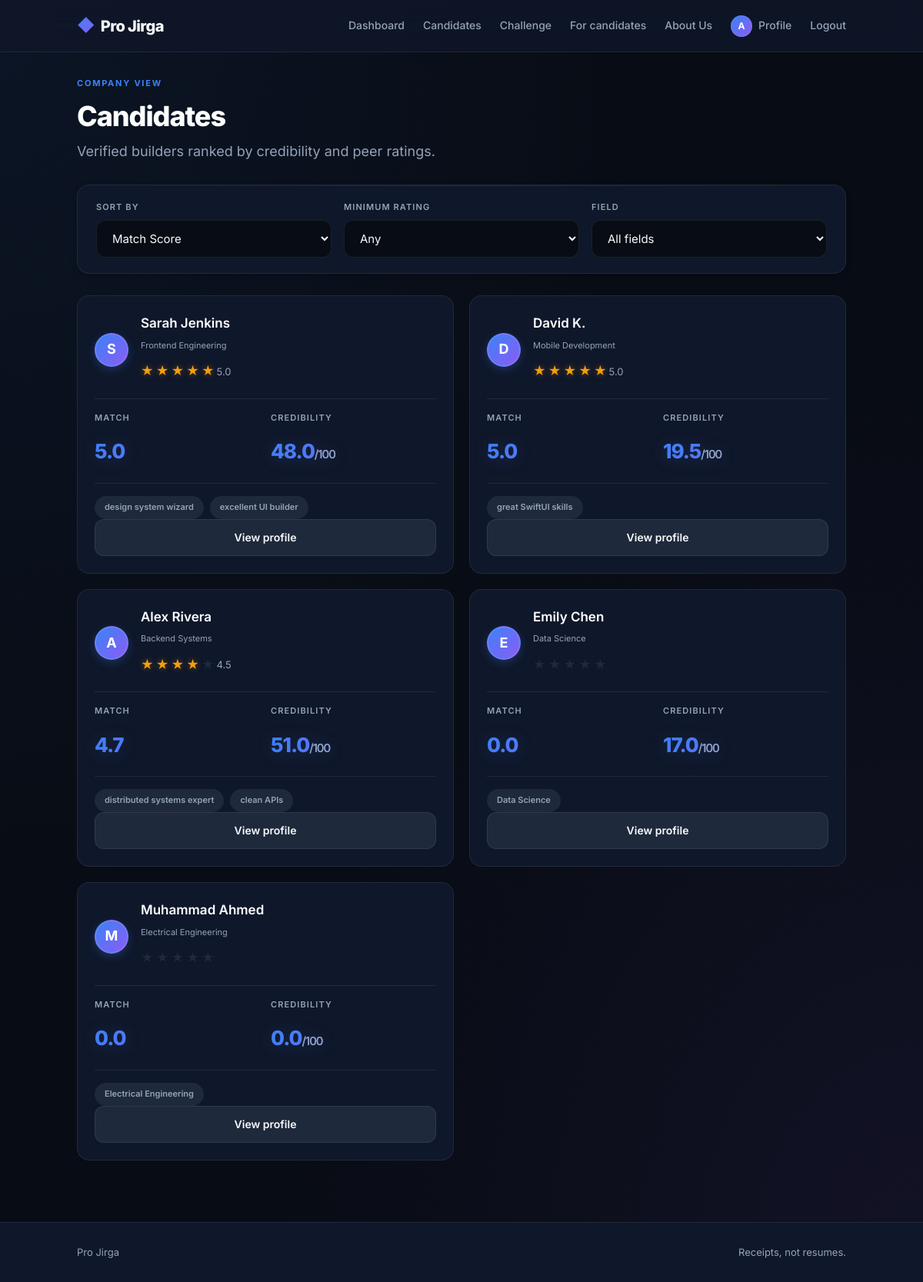
The page /company (signed in) on the database its author committed.
### tables this page shows
CREATE TABLE user (
        id INTEGER PRIMARY KEY AUTOINCREMENT,
        name TEXT NOT NULL,
        email TEXT UNIQUE NOT NULL,
        email_verified INTEGER DEFAULT 0,
        user_type TEXT NOT NULL,
        field TEXT NOT NULL,
        github_username TEXT,
        credibility_score REAL DEFAULT 0,
        match_score REAL DEFAULT 0,
        created_at TEXT NOT NULL
    );

CREATE TABLE rating (
        id INTEGER PRIMARY KEY AUTOINCREMENT,
        rater_id INTEGER NOT NULL,
        rated_user_id INTEGER NOT NULL,
        stars INTEGER NOT NULL,
        tag TEXT,
        created_at TEXT NOT NULL
    );

### Backend/app.py (the view)
@app.route("/company", methods=["GET"])
def company_view():
    db = get_db()
    field = request.args.get("field")
    min_rating = request.args.get("min_rating", type=float)
    sort_by = request.args.get("sort", "match_score")
    query = "SELECT * FROM user WHERE email_verified = 1"
    params = []
    if field:
        query += " AND field = ?"
        params.append(field)
    if min_rating is not None:
        query += " AND match_score >= ?"
        params.append(min_rating)
    query += " ORDER BY credibility_score DESC" if sort_by == "credibility_score" else " ORDER BY match_score DESC"
    users = db.execute(query, params).fetchall()
    candidates = []
    for u in users:
        ratings = db.execute(
            "SELECT stars FROM rating WHERE rated_user_id = ?", (u["id"],)
        ).fetchall()
        avg_stars = sum(r["stars"] for r in ratings) / len(ratings) if ratings else 0
        tags = [
            r["tag"] for r in db.execute(
                "SELECT tag FROM rating WHERE rated_user_id = ? AND tag IS NOT NULL LIMIT 3",
                (u["id"],),
            ).fetchall()
        ]
        candidates.append({
            "id": u["id"],
            "name": u["name"],
            "field": u["field"],
            "credibility_score": normalized_credibility(u["credibility_score"]),
            "match_score": round(u["match_score"], 1),
            "avg_stars": round(avg_stars, 1),
            "tags": tags or [u["field"]],
            "slug": user_slug(u),
        })
    fields = [r[0] for r in db.execute("SELECT DISTINCT field FROM user").fetchall()]
    return render_template(
        "company_view.html",
        candidates=candidates,
        fields=fields,
        current_sort=sort_by,
        current_min_rating=min_rating,
        current_field=field,
    )

### Backend/app.py (called while the page is built)
def get_db():
    if "db" not in g:
        g.db = sqlite3.connect(DB_PATH)
        g.db.row_factory = sqlite3.Row
    return g.db

def normalized_credibility(score):
    return min(100, round(float(score or 0) * 10, 1))

def get_current_user():
    user_id = session.get("user_id")
    if not user_id:
        return None
    return get_db().execute("SELECT * FROM user WHERE id = ?", (user_id,)).fetchone()

@app.context_processor
def inject_globals():
    user = get_current_user()
    return {
        "current_user": user,
        "normalized_credibility": normalized_credibility,
        "time_ago": time_ago,
    }

def user_slug(user):
    return user["github_username"] or user["email"].split("@")[0]

### Frontend/templates/company_view.html (shortened to what this page needs)
{% extends "base.html" %}
{% block content %}
<section>
  <header class="page-head">
    <div>
      <p class="eyebrow">Company view</p>
      <h1>Candidates</h1>
      <p class="lede">Verified builders ranked by credibility and peer ratings.</p>
    </div>
  </header>
  <form class="filters card" method="get" action="{{ url_for('company_view') }}">
    <label class="filter">
      <span class="label small">Sort by</span>
      <select name="sort" onchange="this.form.submit()">
        <option value="match_score" {% if current_sort != 'credibility_score' %}selected{% endif %}>Match Score</option>
      </select>
    </label>
    <label class="filter">
      <span class="label small">Minimum rating</span>
      <select name="min_rating" onchange="this.form.submit()">
        <option value="" {% if not current_min_rating %}selected{% endif %}>Any</option>
      </select>
    </label>
    {% if fields %}
    <label class="filter">
      <span class="label small">Field</span>
      <select name="field" onchange="this.form.submit()">
        <option value="">All fields</option>
      </select>
    </label>
    {% endif %}
  </form>
  {% if candidates %}
  <div class="candidates">
    {% for c in candidates %}
    <article class="candidate-card">
      <div class="candidate-top">
        <div class="avatar sm">{{ c.name[0] }}</div>
        <div>
          <h3>{{ c.name }}</h3>
          <p class="muted xsmall">{{ c.field }}</p>
          <div class="stars-row">
            {% for i in range(1,6) %}
              <span class="star {% if c.avg_stars and i <= c.avg_stars|round(0,'floor') %}filled{% endif %}">★</span>
            {% endfor %}
            {% if c.avg_stars %}<span class="muted small">{{ c.avg_stars }}</span>{% endif %}
          </div>
        </div>
      </div>
      <div class="candidate-scores">
        <div>
          <span class="label small">Match</span>
          <span class="score-value sm">{{ c.match_score }}</span>
        </div>
        <div>
          <span class="label small">Credibility</span>
          <span class="score-value sm">{{ c.credibility_score }}<span class="score-max">/100</span></span>
        </div>
      </div>
      <div class="tag-cloud">
        {% for t in c.tags %}<span class="tag">{{ t }}</span>{% endfor %}
      </div>
      <a href="{{ url_for('profile', username=c.slug) }}" class="btn btn-secondary btn-block">View profile</a>
    </article>
    {% endfor %}
  </div>
  {% else %}
  <div class="empty-state card">
    <span class="empty-icon">🔍</span>
    <p>No candidates match your filters yet.</p>
    <a href="{{ url_for('landing') }}" class="btn btn-primary">Join Pro Jirga</a>
  </div>
  {% endif %}
</section>
{% endblock %}

### Frontend/templates/base.html (shortened to what this page needs)
<!DOCTYPE html>
<html lang="en">
<head>
  <link rel="stylesheet" href="{{ url_for('static', filename='css/style.css') }}">
</head>
<body>
  <header class="nav">
    <div class="nav-inner">
      <a href="{{ url_for('dashboard') if current_user else url_for('landing') }}" class="logo">
        <span class="logo-mark">◆</span> Pro Jirga
      </a>
      {% if current_user %}
      <nav class="nav-links" aria-label="Primary navigation">
        <a href="{{ url_for('dashboard') }}">Dashboard</a>
        <a href="{{ url_for('company_view') }}">Candidates</a>
        <a href="{{ url_for('challenge_page') }}">Challenge</a>
        <a href="{{ url_for('dashboard') }}" class="muted">For candidates</a>
        <a href="{{ url_for('about') }}" class="muted">About Us</a>
        <a href="{{ url_for('profile', username=current_user.github_username or current_user.email.split('@')[0]) }}" class="nav-profile">
          <span class="avatar xs">{{ current_user.name[0]|upper }}</span>
          Profile
        </a>
        <a href="{{ url_for('logout') }}" class="muted">Logout</a>
      </nav>
      {% else %}
      <nav class="nav-links" aria-label="Primary navigation">
        <a href="{{ url_for('landing') }}">For candidates</a>
        <a href="{{ url_for('company_view') }}">For companies</a>
        <a href="{{ url_for('about') }}">About Us</a>
      </nav>
      {% endif %}
    </div>
  </header>
  <main class="main">
    {% block content %}{% endblock %}
  </main>
  <footer class="footer">
    <div class="footer-inner">
      <span>Pro Jirga</span>
      <span class="muted">Receipts, not resumes.</span>
    </div>
  </footer>
</body>
</html>

### rows shown on the page
user: name "A", name "Alex Rivera", field "Backend Systems", avg_stars "4.5", match_score "4.7", credibility_score "51.0"
user: name "S", name "Sarah Jenkins", field "Frontend Engineering", avg_stars "5.0", match_score "5.0", credibility_score "48.0"
rating: tag "design system wizard"
rating: tag "excellent UI builder"
user: name "D", name "David K.", field "Mobile Development", avg_stars "5.0", match_score "5.0", credibility_score "19.5"
rating: tag "great SwiftUI skills"
rating: tag "distributed systems expert"
rating: tag "clean APIs"
user: name "E", name "Emily Chen", field "Data Science", match_score "0.0", credibility_score "17.0"
user: name "M", name "Muhammad Ahmed", field "Electrical Engineering", match_score "0.0", credibility_score "0.0"
